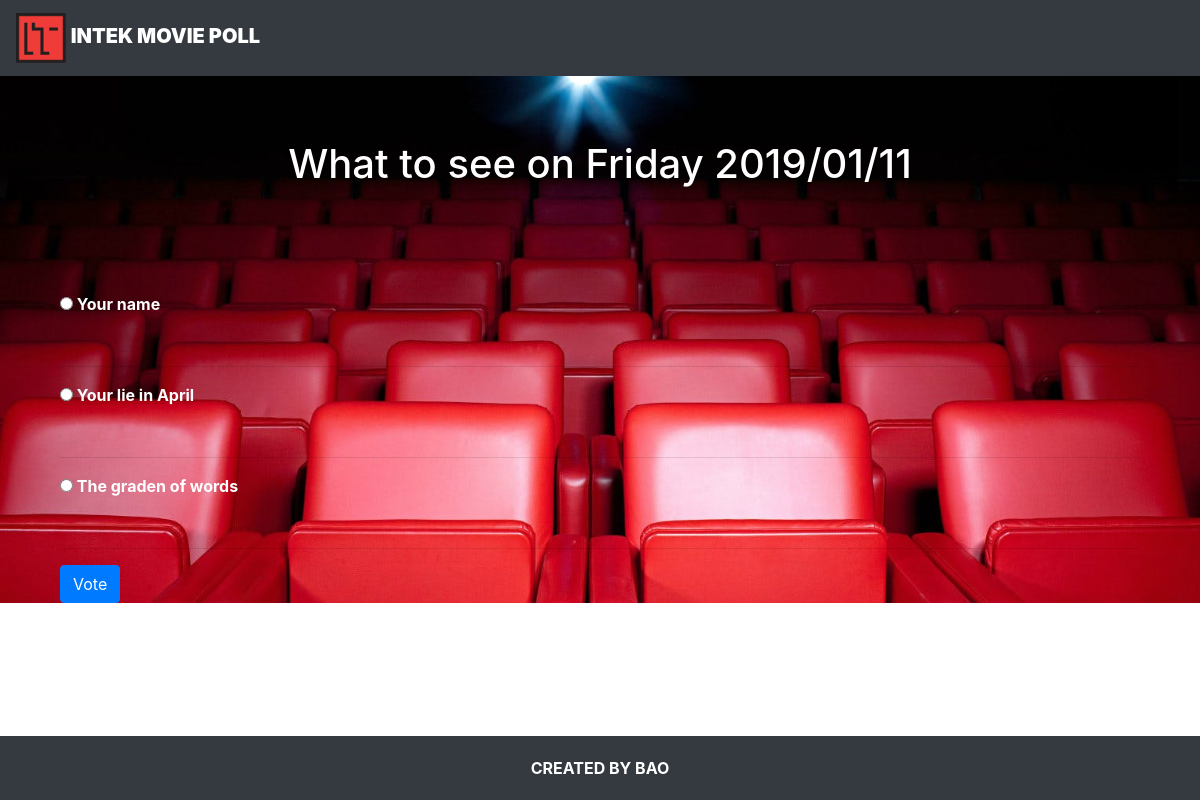
/1/, run on the app's committed database.
### moviepoll/models.py (models this page shows, shortened)
class Question(models.Model):
    question_text = models.CharField(max_length=200)
    pub_date = models.DateTimeField('date published')

class Choice(models.Model):
    Question = models.ForeignKey(Question, on_delete=models.CASCADE)
    choice_text = models.CharField(max_length=200)
    votes = models.IntegerField(default=0)

### moviepoll/views.py (the view)
# urls.py: path('<int:question_id>/', views.detail, name='detail'),
def detail(request, question_id):
    question = get_object_or_404(Question, pk=question_id)
    return render(request, 'moviepoll/detail.html', {'question':question})

### moviepoll/templates/moviepoll/detail.html (shortened to what this page needs)
{% extends "./base.html" %}
{% load static %}
{% block content %}
<div class="jumbotron text-center">
    <h1>{{question.question_text}}</h1>
</div>
<div class="container">
    <form action="{% url 'moviepoll:vote' question.id%}" method="post">
        {% for choice in question.choice_set.all %}
        <input type="radio" name="choice" id="choice{{forloop.counter}}" value="{{choice.id}}">
        <label for="choice{{forloop.counter}}">
            {{choice.choice_text}}
        </label><hr>
        {% endfor %}
        <input type="submit" value="Vote" class="btn btn-primary">
    </form>
</div>
{% endblock %}

### moviepoll/static/moviepoll/style.css (style rules this page uses)
body { background-image:url('bg.jpg'); background-repeat: no-repeat; background-size: cover; }
body { color: white; font-weight: bold; }
.jumbotron { background-color: transparent; }
label { width: 500px; height: 50px; border-radius: 10px; }

### data on the page
Question: question_text "What to see on Friday 2019/01/11"
Choice: choice_text "Your name"
Choice: choice_text "Your lie in April"
Choice: choice_text "The graden of words"
